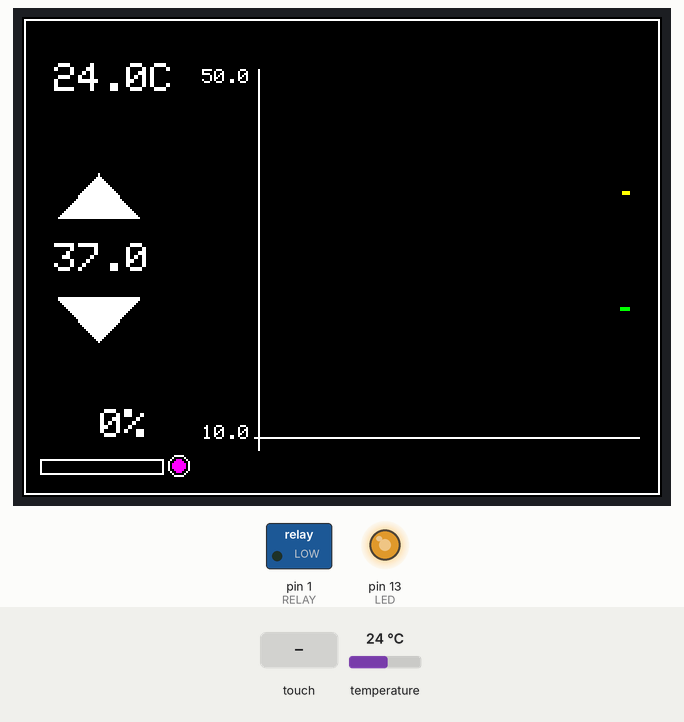
Recording of a sketch running on a simulated Arduino Uno, built with avr-gcc and run on an emulated ATmega328P. Parts: 320×240 colour display, switched loads named in the sketch (green lamp = pin HIGH), output pins drawn as LEDs (lit = HIGH). The inputs (shaded band) are chosen by the test bench; at power-on: temperature 24 °C.

Above: at 1.4 s.
1.5 s: temperature set to 28 °C
At 2.79 s:
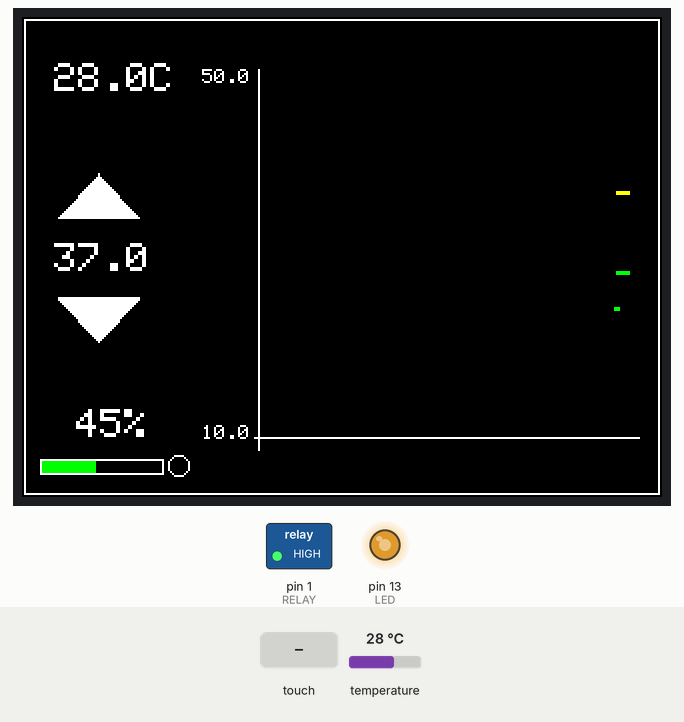
3.1 s: touch panel pressed at 13 % / 30 % of its raw x / y range
At 3.26 s:
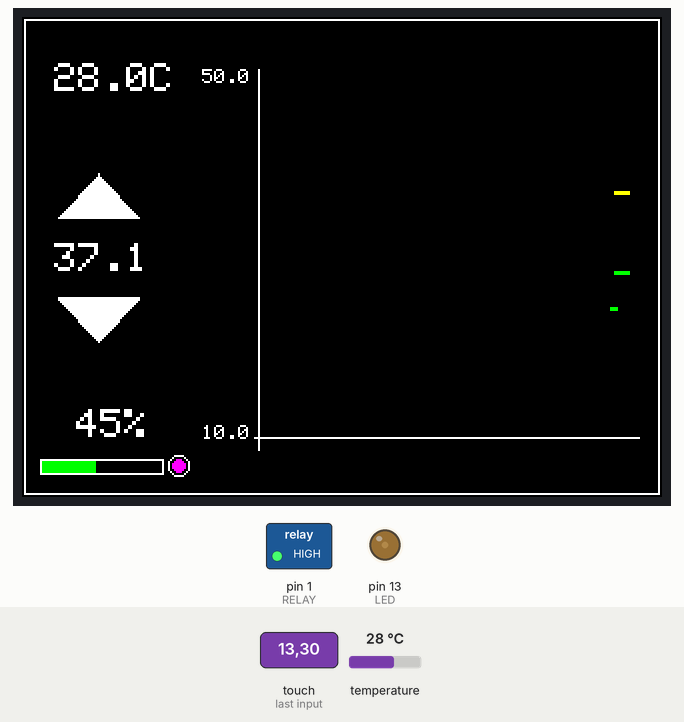
4.6 s: touch panel pressed at 13 % / 70 % of its raw x / y range
At 5.82 s:
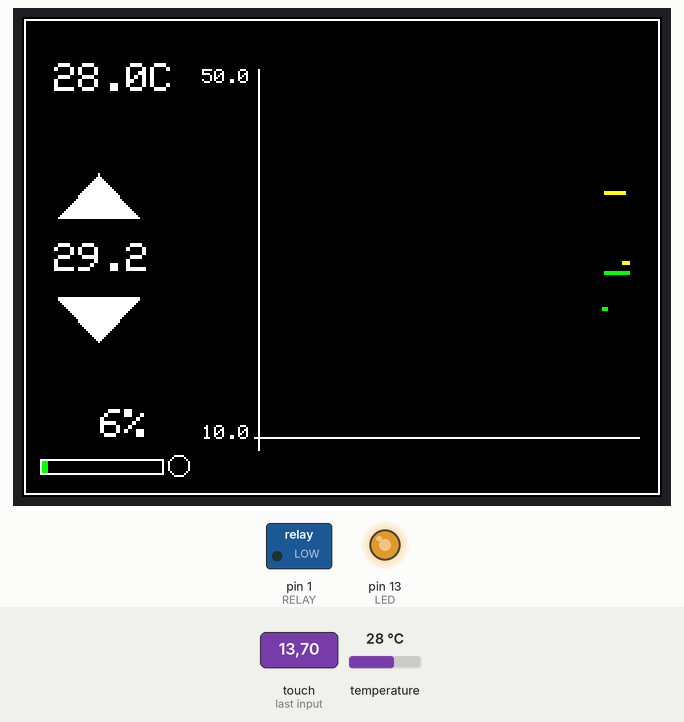
6.3 s: touch panel pressed at 13 % / 30 % of its raw x / y range
At 7.02 s:
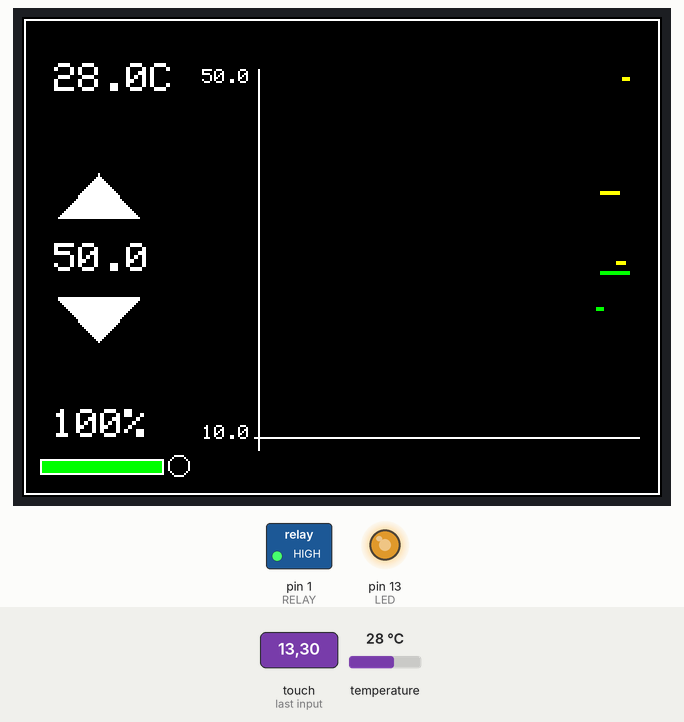
7.8 s: temperature set to 12 °C
At 8.81 s:
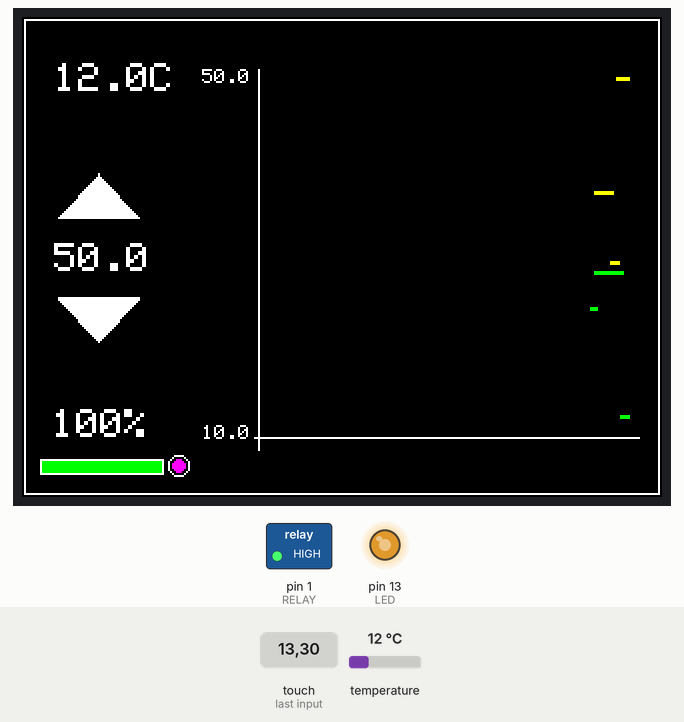
11.4 s: touch panel pressed at 13 % / 70 % of its raw x / y range
At 11.84 s:
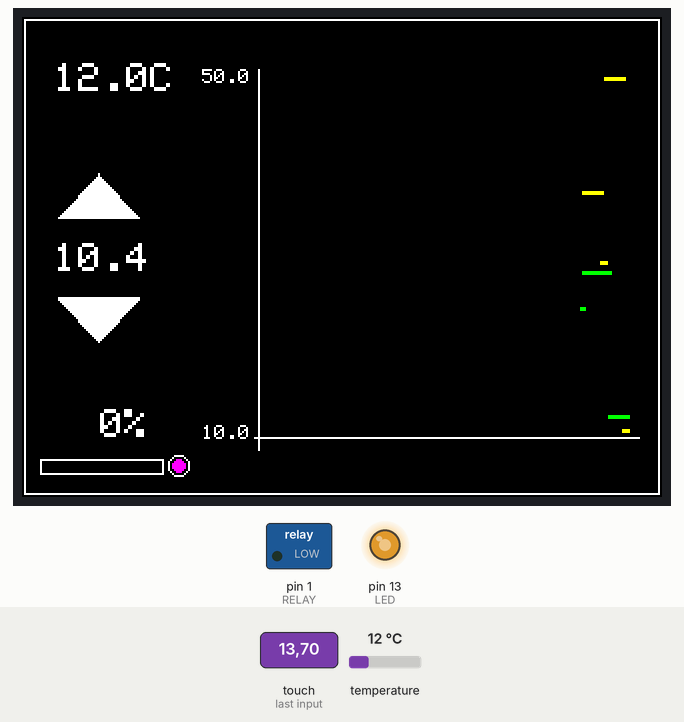
Timing chart, 0 to 16.0 s (numbered marks = the images above; inputs shaded):
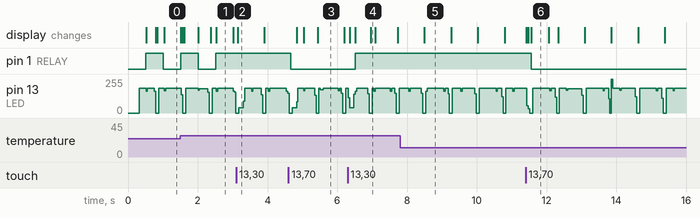

Measured:
- after the input at 6.3 s, pin 1 (RELAY): LOW → HIGH after 0.22 s
- after the input at 11.4 s, pin 1 (RELAY): HIGH → LOW after 0.17 s

The sketch:

SousVide.ino
```cpp
// (licence header left out)
#include <Adafruit_GFX.h>    // Core graphics library

// #define ADA
#ifdef ADA
// Fancier Blue boards with thje M3 holes from Adafruit / kiwielectronics.
//
#include <Adafruit_TFTLCD.h>
#else
// Red boards with "white price" sticker on the back from unknown
// provenance and odd white icons on the silkscreen.
//
#include "MCUFRIEND_kbv.h"
#endif
#include <TouchScreen.h>
#include <PID_v1.h>


// When using the BREAKOUT BOARD only, use these 8 data lines to the LCD:
// For the Arduino Uno, Duemilanove, Diecimila, etc.:
//   D0 connects to digital pin 8  (Notice these are
//   D1 connects to digital pin 9   NOT in order!)
//   D2 connects to digital pin 2
//   D3 connects to digital pin 3
//   D4 connects to digital pin 4
//   D5 connects to digital pin 5
//   D6 connects to digital pin 6
//   D7 connects to digital pin 7

// For the Arduino Mega, use digital pins 22 through 29
// (on the 2-row header at the end of the board).
//   D0 connects to digital pin 22
//   D1 connects to digital pin 23
//   D2 connects to digital pin 24
//   D3 connects to digital pin 25
//   D4 connects to digital pin 26
//   D5 connects to digital pin 27
//   D6 connects to digital pin 28
//   D7 connects to digital pin 29

// For the Arduino Due, use digital pins 33 through 40
// (on the 2-row header at the end of the board).
//   D0 connects to digital pin 33
//   D1 connects to digital pin 34
//   D2 connects to digital pin 35
//   D3 connects to digital pin 36
//   D4 connects to digital pin 37
//   D5 connects to digital pin 38
//   D6 connects to digital pin 39
//   D7 connects to digital pin 40


#define RELAY_1PERC_ON (100 /* milliseconds */)
#define RELAY 1 /* GPIO pin */
#define RELAY_ON HIGH

# // LCD
#define LCD_CS A3
#define LCD_CD A2 /* aka as RS */
#define LCD_WR A1
#define LCD_RD A0
#define LCD_RESET A4


// Sensor to use DS18B20 or MAX6675
//
// #define MAX6675
#define DS18B20
// #define MOCKSENSOR // will also mock the relay / not really switch it on.

#define LED (13)

unsigned long tempSampleTimeInMillies;

class Log : public Print {
  public:
    Log() {
      // Serial.begin(115200);
    }
    virtual size_t write(uint8_t c);
  private:
};

size_t Log::write(uint8_t c) {
  // return Serial.write(c);
  return 1;
}

Log Log;

#ifdef DS18B20
// Temperatue sensor and relay
#include <OneWire.h>
#include <DallasTemperature.h>
#define ONE_WIRE_BUS 0
#define RESOLUTION 12

OneWire oneWire(ONE_WIRE_BUS);
DallasTemperature sensors(&oneWire);

bool setup_temp() {
  sensors.begin();
  DeviceAddress tempDeviceAddress;
  sensors.getAddress(tempDeviceAddress, 0);
  if (!sensors.validAddress(tempDeviceAddress)) {
    Log.println("Alert - no sensor found");
    return false;
  }
  sensors.setResolution(tempDeviceAddress, RESOLUTION);

  sensors.setWaitForConversion(false);
  sensors.requestTemperatures(); // que one up.
  tempSampleTimeInMillies = 750 / (1 << (12 - RESOLUTION));

  Log.print("Wired temperature to i2c; dallas address:");
  for (int i = 0; i < 8; i++) {
    if (tempDeviceAddress[i] < 16)
      Log.print(0, HEX);
    Log.print(tempDeviceAddress[i], HEX);
  };
  Log.println("\n");
  return true;
}

float get_temp() {
  float t = sensors.getTempCByIndex(0);
  sensors.requestTemperatures(); // que the next one up (to be feched in tempSampleTimeInMillies).
  return t;
}
#endif

#ifdef MAX6675
#include <Thermocouple.h>
#include <MAX6675_Thermocouple.h>
#include <AverageThermocouple.h>

#define SCK_PIN 3
#define CS_PIN 4
#define SO_PIN 5

#define READINGS_NUMBER 10
#define DELAY_TIME 10
Thermocouple* thermocouple = NULL;

void setup_temp() {
  Thermocouple* originThermocouple = new MAX6675_Thermocouple(SCK_PIN, CS_PIN, SO_PIN);
  thermocouple = new AverageThermocouple(
    originThermocouple,
    READINGS_NUMBER,
    DELAY_TIME
  );
  tempSampleTimeInMillies = DELAY_TIME * READINGS_NUMBER;
}

float get_temp() {
  return thermocouple->readCelsius();

}
#endif

#ifdef MOCKSENSOR
void setup_temp() {
  tempSampleTimeInMillies = 500;
}

float get_temp() {
  return 30.0 + 10 * sin(millis() / 5000.);
}
#endif

// Resistors touch screen.

#define YP A1  // must be an analog pin, use "An" notation!
#define XM A2  // must be an analog pin, use "An" notation!
#define YM 7   // can be a digital pin
#define XP 6   // can be a digital pin

#define PENRADIUS 3

#define TS_MINX 150
#define TS_MINY 120
#define TS_MAXX 920
#define TS_MAXY 940

// For better pressure precision, we need to know the resistance
// between X+ and X- Use any multimeter to read it
// For the one we're using, its 300 ohms across the X plate
TouchScreen ts = TouchScreen(XP, YP, XM, YM, 300);


// Assign human-readable names to some common 16-bit color values:
#define BLACK   0x0000
#define BLUE    0x001F
#define RED     0xF800
#define GREEN   0x07E0
#define CYAN    0x07FF
#define MAGENTA 0xF81F
#define YELLOW  0xFFE0
#define WHITE   0xFFFF

#define RGB(r, g, b) (((r&0xF8)<<8)|((g&0xFC)<<3)|(b>>3))

#define GREY      RGB(127, 127, 127)
#define DARKGREY  RGB(64, 64, 64)
#define TURQUOISE RGB(0, 128, 128)
#define PINK      RGB(255, 128, 192)
#define OLIVE     RGB(128, 128, 0)
#define PURPLE    RGB(128, 0, 128)
#define AZURE     RGB(0, 128, 255)
#define ORANGE    RGB(255,128,64)

// LCD orientation: always landscape, 1=USB upper left / 3=USB lower right
//
#define LCDROTATION 1

#define SET_SIZE  10
#define SET_X     SET_SIZE + 2 * SET_SIZE + 8
#define SET_Y     tft.height() / 2

#define ACT_SIZE    SET_SIZE
#define ACT_X       SET_X
#define ACT_Y       30

float   setTemp = 37.00;

#ifdef ADA
Adafruit_TFTLCD tft(LCD_CS, LCD_CD, LCD_WR, LCD_RD, LCD_RESET);
#else
MCUFRIEND_kbv tft(LCD_CS, LCD_CD, LCD_WR, LCD_RD, LCD_RESET);
#endif

int GRAPH_X, GRAPH_W, GRAPH_Y, GRAPH_H, PWR_X, PWR_Y, PWR_H, PWR_W, DX;

const float MIN_T = 10.;
const float MAX_T = 50.;

const int N = 128;

float   temp[N], setTempHistory[N];

// double kp=2,ki=0.5,kd=2;

// 5 minuten 15 -> 37graden; overshoot to 60; 4 min.
// Dan 8-10 minuten flat. Daling 0.2/10 seconden. Bij 50C 0.2/15 seconden.
//
// 0 and 100% change rates.
//
#define DOWNRATE (0.2/15)    // Daalt ron de 0.1-0.2 per 10-15 seconden.
#define UPRATE ((60-16)/600) // van 15->16 graden in ongeveer 10 minuten.

// double consKp = 10, consKi = 0.05, consKd = 0;
double consKp = 5, consKi = 0.01, consKd = 3.0;
double Setpoint, Input, Output;

PID myPID(&Input, &Output, &Setpoint, consKp, consKi, consKd, DIRECT);

void setup(void) {
  // Serial.begin(115200);
  // while (!Serial) {};
  Log.println("\n\nStarted " __FILE__ "\n" __DATE__ " " __TIME__);
  tft.reset();

  digitalWrite(RELAY, !RELAY_ON);
  pinMode(RELAY, OUTPUT);
  digitalWrite(RELAY, !RELAY_ON);

  uint16_t identifier = tft.readID();
  if (!identifier)
    Log.println(F("No LCD driver found"));
  else {
    Log.print(F("LCD driver chip: 0x"));
    Log.println(identifier, HEX);
  }

  tft.begin(identifier);
  tft.setRotation(LCDROTATION);

  // We cannot '#define' or const-optimize these; as the tft size
  // and orientation is only known post setup.
  //
  GRAPH_X = 120;
  GRAPH_W = (tft.width() - GRAPH_X - 16);

  GRAPH_Y = 30;
  GRAPH_H  = (tft.height() - GRAPH_Y - 32);

  PWR_X = SET_SIZE;
  PWR_W = (60);
  PWR_H = (6);
  PWR_Y = (tft.height() - 12 - PWR_H);

  DX = GRAPH_W / N + 1;

  tft.fillScreen(BLACK);
  tft.drawRect(1, 1, tft.width() - 2, tft.height() - 2, WHITE);


  tft.fillTriangle(SET_X - 2 * SET_SIZE, SET_Y + 2 * SET_SIZE,
                   SET_X + 2 * SET_SIZE, SET_Y + 2 * SET_SIZE,
                   SET_X, SET_Y + 4.2 * SET_SIZE,
                   WHITE);
  tft.fillTriangle(SET_X - 2 * SET_SIZE, SET_Y - 2 * SET_SIZE,
                   SET_X + 2 * SET_SIZE, SET_Y - 2 * SET_SIZE,
                   SET_X, SET_Y - 4.2 * SET_SIZE,
                   WHITE);


  tft.drawLine(GRAPH_X - 2, GRAPH_Y - 4,
               GRAPH_X - 2, GRAPH_Y + GRAPH_H + 8,
               WHITE);
  tft.drawLine(GRAPH_X - 4,             GRAPH_Y + GRAPH_H  + 2,
               GRAPH_X + GRAPH_W + 4, + GRAPH_Y + GRAPH_H  + 2,
               WHITE);

  char buff[10];

  tft.setTextColor(WHITE, BLACK);
  tft.setTextSize(1);

  tft.setCursor(GRAPH_X - 30, GRAPH_Y - 4 + GRAPH_H);
  snprintf(buff, sizeof(buff), "%02d.%01d", (int)MIN_T, ((int)(10 * MIN_T)) % 10);
  tft.print(buff);

  tft.setCursor(GRAPH_X - 30, GRAPH_Y - 4);
  snprintf(buff, sizeof(buff), "%02d.%01d", (int)MAX_T, ((int)(10 * MAX_T)) % 10);
  tft.print(buff);

  tft.drawRect(PWR_X - 1, PWR_Y - 1,
               PWR_W + 2, PWR_H + 2,
               WHITE);

  myPID.SetMode(AUTOMATIC);
  myPID.SetOutputLimits(0, 100);


  updateSetTemp(setTemp);
  if (!setup_temp()) {
    tft.setCursor(tft.width() / 2, tft.height() / 2);
    tft.setTextColor(WHITE, BLACK);
    tft.setTextSize(SET_SIZE / 4);
    tft.print("NO sensor");
    while (1) {
      delay(500);
      digitalWrite(LED, !digitalRead(LED));
    }
  }
  updateTemp(13.2);

  pinMode(LED, OUTPUT);
}

void updateSetTemp(float f) {
  char buff[10];

  tft.setCursor(SET_X - 9 * SET_SIZE / 4 , SET_Y - SET_SIZE / 2 - 2);
  tft.setTextColor(WHITE, BLACK);
  tft.setTextSize(SET_SIZE / 4);
  snprintf(buff, sizeof(buff), "%02d.%01d", (int)f, ((int)(10 * fabs(f))) % 10);
  tft.print(buff);
}

void updateTemp(float f) {
  char buff[10];

  tft.setCursor(ACT_X - 9 * ACT_SIZE / 4 , ACT_Y - ACT_SIZE / 2 - 2);
  tft.setTextColor(WHITE, BLACK);
  tft.setTextSize(ACT_SIZE / 4);
  snprintf(buff, sizeof(buff), "%02d.%01dC", (int)f, ((int)(10 * fabs(f))) % 10);
  tft.print(buff);
}

#define MINPRESSURE 10
#define MAXPRESSURE 1000


void loop()
{
  digitalWrite(LED, HIGH);
  TSPoint q = ts.getPoint();
  TSPoint p = q;
  digitalWrite(LED, LOW);

  // if sharing pins, you'll need to fix the directions of the touchscreen pins
  //pinMode(XP, OUTPUT);
  pinMode(XM, OUTPUT);
  pinMode(YP, OUTPUT);
  //pinMode(YM, OUTPUT);

  static unsigned long pressStarted = 0;
  unsigned long now = millis();

  unsigned long thisPress = 0;
  if (p.z > MINPRESSURE && p.z < MAXPRESSURE) {
    p.x = map(q.x, TS_MINX, TS_MAXX, 0, tft.width());
    p.y = map(q.y, TS_MINY, TS_MAXY, tft.height(), 0);

    if ((p.x > SET_X -  3 * SET_SIZE) &&  (p.x < SET_X +  3 * SET_SIZE)) {
      if ((p.y < SET_Y -  3 * SET_SIZE) && (p.y > SET_Y -  7 * SET_SIZE)) {

        if (now - pressStarted > 300)
          setTemp -= 0.1;

        if (pressStarted && now - pressStarted > 3000)
          setTemp -= 1;

        thisPress = now;
      } else if ((p.y > SET_Y +  3 * SET_SIZE) && (p.y < SET_Y +  7 * SET_SIZE)) {
        if (now - pressStarted > 300)
          setTemp += 0.1;
        if (pressStarted && now - pressStarted > 3000)
          setTemp += 1;

        thisPress = now;
      }
    }

    if (pressStarted == 0)
      pressStarted = thisPress;

    if (thisPress == 0) {
      pressStarted = 0;
    } else {
      if (setTemp > MAX_T)
        setTemp = MAX_T;
      if (setTemp < MIN_T)
        setTemp = MIN_T;
      updateSetTemp(setTemp);
    }


#if 0
    if ((thisPress == 0) && ((p.y - PENRADIUS) > 0) && ((p.y + PENRADIUS) < tft.height())) {
      tft.fillCircle(p.x, p.y, PENRADIUS, RED);
    }
#endif
  }

  static unsigned long lastUpdate = 0;
  if (now - lastUpdate > tempSampleTimeInMillies) {
    float t = get_temp();
    lastUpdate = millis();

    temp[N - 1] = t;

    for (int i = 0; i < N - 1; i++) {
      temp[i] = temp[i + 1];
      setTempHistory[i] = setTempHistory[i + 1];
    }

    temp[N - 1] =  temp[N - 2];

    setTempHistory[N - 1] = setTemp;
    updateTemp( temp[N - 1]);

    for (int i = 0; i < N; i++) {
      float t = temp[i];

      if (t < MIN_T) t = MIN_T;
      if (t > MAX_T) t = MAX_T;

      t = (t - MIN_T) / (MAX_T - MIN_T);

      int x = GRAPH_X + GRAPH_W * i / N;
      int y = GRAPH_Y + GRAPH_H * (1. - t);

      t = (setTempHistory[i] - MIN_T) / (MAX_T - MIN_T);
      int sety = GRAPH_Y + GRAPH_H * (1. - t);

      tft.drawFastVLine(x, GRAPH_Y , GRAPH_H + 1, BLACK);
      tft.drawFastVLine(x + 1, GRAPH_Y , GRAPH_H + 1, BLACK);

      if (setTempHistory[i])
        tft.fillRect(x - 2, sety, 4, 2, YELLOW);
      if (temp[i])
        tft.fillRect(x - 2, y, 4, 2, GREEN);
    }
  }


  static unsigned long lastPid = 0;
  if (now - lastPid > 500) {
    Input = temp[N - 1];
    Setpoint = setTemp;
    myPID.Compute();


    tft.fillRect(PWR_X, PWR_Y,
                 PWR_W, PWR_H,
                 BLACK);

    tft.fillRect(PWR_X, PWR_Y,
                 PWR_W * Output / 100. , PWR_H,
                 GREEN);

    tft.fillCircle(PWR_X + PWR_W + 8, PWR_Y - 1 + PWR_H / 2, 3, digitalRead(RELAY) ? MAGENTA : BLACK);
    tft.drawCircle(PWR_X + PWR_W + 8, PWR_Y - 1 + PWR_H / 2, 5, WHITE);

    tft.setCursor(PWR_X + PWR_W / 2 - 25, PWR_Y - 26);
    tft.setTextColor(WHITE, BLACK);
    tft.setTextSize(2);
    char buff[10];

    snprintf(buff, sizeof(buff), "%3d%%  ", (int)Output);
    tft.print(buff);

    lastPid = now;
  }

#if 0
  Log.print("V ");
  Log.print(((now / 500) % 100) / 5);
  Log.print(" -- ");
  Log.println(Output / 5);
#endif

  // If RELAY_1PERC_ON == 500 milli seconds then: switch at least 0.5
  // second; for up to 0.5 x 100 = 50 seconds cycles. Linear (so 10%
  // is 5 second on; 45 seconds off).
  //
  static bool lastState = false;
  if (((int)(now / RELAY_1PERC_ON) % (100)) < (Output)) {
    if (!lastState)
      Log.println("On");
    lastState = true;
#ifndef MOCKSENSOR
    digitalWrite(RELAY, RELAY_ON);
#endif

  } else {
    if (lastState)
      Log.println("off");
    lastState = false;
#ifndef MOCKSENSOR
    digitalWrite(RELAY, !RELAY_ON);
#endif
  }
}
```
